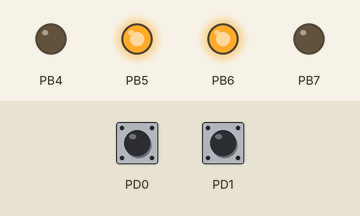
The program below on a simulated ATmega128, built with avr-gcc and emulated at 16 MHz. Shown: output pins drawn as LEDs (lit = HIGH). Dashed ring = blinking. Inputs (shaded band) come from the test bench; at power-on: PD0 HIGH, PD1 HIGH.

Above: at 1.2 s.
1.3 s: PD0 pulled LOW for 0.15 s
At 1.7 s:
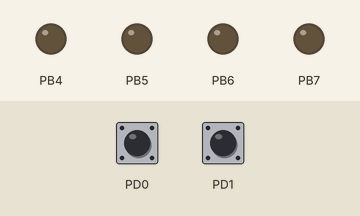
4.4 s: PD1 pulled LOW for 3.2 s
At 6.0 s:
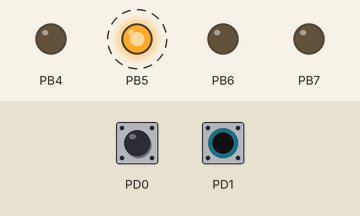
9.9 s: PD1 pulled LOW for 0.15 s
At 11.4 s:
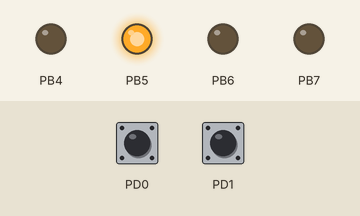
13.0 s: PD1 pulled LOW for 1 s
At 15.7 s:
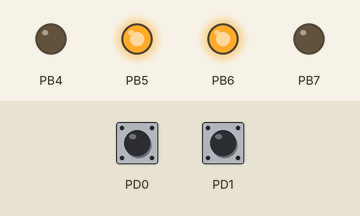
Timing chart, 0 to 17.2 s (numbered marks = the images above; inputs shaded):
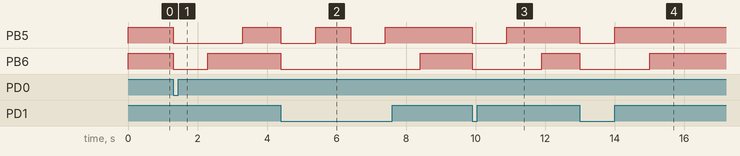

Measured:
- after the input at 1.3 s, PB5: HIGH → LOW at once, → HIGH 2.0 s later; PB6: HIGH → LOW at once, → HIGH 1.0 s later
- after the input at 4.4 s, PB5: alternates HIGH for 1.0 s and LOW for 1.0 s, 4 changes in all, then stays HIGH, starting at once; PB6: HIGH → LOW at once, → HIGH 4.0 s later
- after the input at 9.9 s, PB5: HIGH → LOW at once, → HIGH 1.0 s later; PB6: HIGH → LOW at once, → HIGH 2.0 s later
- after the input at 13.0 s, PB5: HIGH → LOW at once, → HIGH 1.0 s later; PB6: HIGH → LOW at once, → HIGH 2.0 s later

The program:

GccApplication1.c
```c
/*
   This code will cause a TekBot connected to the AVR board to
   move forward and when it touches an obstacle, it will reverse
   and turn away from the obstacle and resume forward motion.

   PORT MAP
   Port B, Pin 4 -> Output -> Right Motor Enable
   Port B, Pin 5 -> Output -> Right Motor Direction
   Port B, Pin 7 -> Output -> Left Motor Enable
   Port B, Pin 6 -> Output -> Left Motor Direction
   Port D, Pin 1 -> Input -> Left Whisker
   Port D, Pin 0 -> Input -> Right Whisker
 */

#define F_CPU 16000000
#include <avr/io.h>
#include <util/delay.h>
#include <stdio.h>

int main(void)
{
	// data direction register. 1 is output. 0 is input.
    DDRB =  0b11110000;    //Setup Port B for Input/Output
	DDRD =  0;             //Setup Port D for Input/Output
	PORTD = 0b11111111;     // Activate pull up resistor
    PORTB = 0b11110000;    //Turn off both motors


    PORTB = 0b01100000;    //Make TekBot move forward
   while (1) // Loop Forever
    {
        if (left_whisker_hit()) {
            PORTB = 0b00000000;    //Reverse
            _delay_ms(1000);
            PORTB = 0b00100000;    //Turn Left
            _delay_ms(1000);
            PORTB = 0b01100000;    //Make TekBot move forward
        } else if (right_whisker_hit()) {
            PORTB = 0b00000000;    //Reverse
            _delay_ms(1000);
            PORTB = 0b01000000;    //Turn Right
            _delay_ms(1000);
            PORTB = 0b01100000;    //Make TekBot move forward
        }
    }
}

int left_whisker_hit() {
    return ~PIND & 2;
}

int right_whisker_hit() {
    return ~PIND & 1;
}
```
